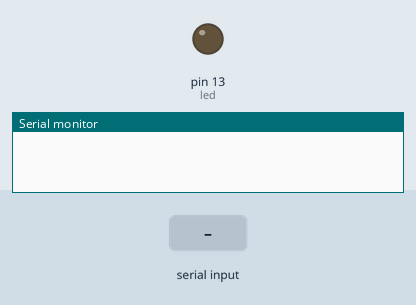
Simulated run of this sketch. Board: Arduino Uno, built with avr-gcc and run on an emulated ATmega328P. Parts: output pins drawn as LEDs (lit = HIGH), the last lines printed to the serial monitor. The inputs (shaded band) are chosen by the test bench.

Above: at 2.2 s.
2.3 s: "1" received over the second serial link
At 3.5 s:
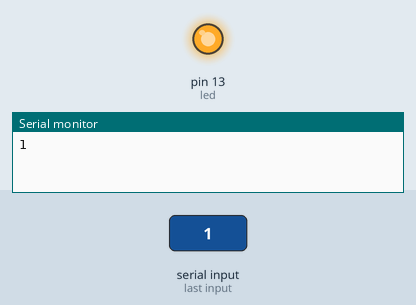
3.8 s: "3" received over the second serial link
At 5.6 s:
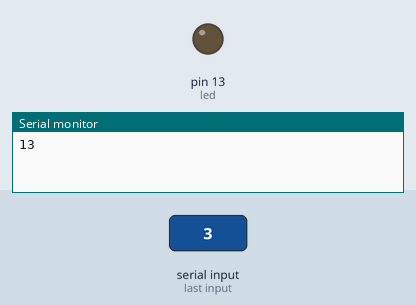
6.3 s: "1" received over Serial
At 6.8 s:
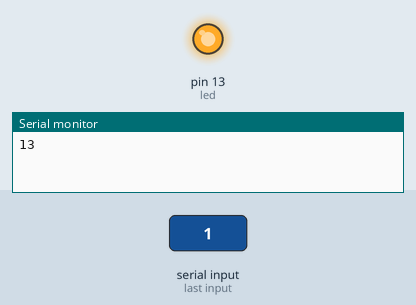
Timing chart, 0 to 9.3 s (numbered marks = the images above; inputs shaded):
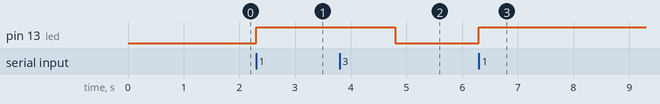

The sketch:

BlueSMiRF_passthrough.ino
```cpp
// (licence header left out)
#include <SoftwareSerial.h>

int bluetoothTx = 0;  // TX-O pin of bluetooth mate, Arduino D2
int bluetoothRx = 1;  // RX-I pin of bluetooth mate, Arduino D3

SoftwareSerial bluetooth(bluetoothTx, bluetoothRx);

int led = 13;

#define DEBUG_ENABLED 1

void setup() {
  pinMode(led, OUTPUT);

  pinMode(bluetoothRx, INPUT);
  pinMode(bluetoothTx, OUTPUT);

  Serial.begin(9600);  // Begin the serial monitor at 9600bps
  //while( ! Serial) ;

  delay(1000);

  bluetooth.begin(115200);
//  bluetooth.print("$$$");
//  delay(100);
//  bluetooth.println("U,9600,N");  // Temporarily Change the baudrate to 9600, no parity
//  bluetooth.begin(9600);  // Start bluetooth serial at 9600
//  delay(100);
  bluetooth.println("+INQ=1");
}

void loop() {
  if (bluetooth.available()) // If the bluetooth sent any characters
  {
    // Send any characters the bluetooth prints to the serial monitor
    char inBt = bluetooth.read();
    Serial.print(inBt);
    toggleLed(inBt);
  }
  if (Serial.available()) // If stuff was typed in the serial monitor
  {
    // Send any characters the Serial monitor prints to the bluetooth
    char inChar = Serial.read();
    bluetooth.print(inChar);
    toggleLed(inChar);
  }
  // and loop forever and ever!
}

void toggleLed(char inChar) {
  switch (inChar) {
    case '1':
      digitalWrite(13, HIGH);
    break;
    case '3':
      bluetooth.print("\rAV+\r");
      digitalWrite(13, HIGH);
      delay(1000);
      digitalWrite(13, LOW);
    break;
    case '2':
      digitalWrite(13, LOW);
    break;
    case '4':
      bluetooth.print("\rAV-\r");
      digitalWrite(13, HIGH);
      delay(1000);
      digitalWrite(13, LOW);
    break;
  }
}
```

Measured:
- after the input at 2.3 s, pin 13 (led): LOW → HIGH at once
- after the input at 3.8 s, pin 13 (led): HIGH → LOW after 1.0 s
- after the input at 6.3 s, pin 13 (led): LOW → HIGH at once
